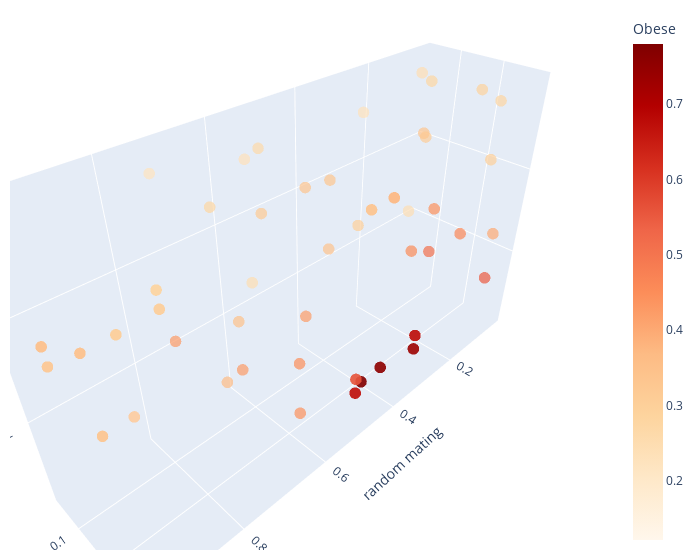

Notebook code for this chart:
### Code cell
fig = px.scatter_3d(df, x='random_mating', y='fertility_factor', z='leakage',
              color='g4', color_continuous_scale = px.colors.sequential.OrRd)

fig.update_traces(marker=dict(size=4, opacity = 0.7),
                  selector=dict(mode='markers'))
fig.update_layout(scene = dict(
                    xaxis_title='random mating',
                    yaxis_title='fertility',
                    zaxis_title='leakage'),
                    width=700,
                    margin=dict(r=20, b=10, l=10, t=10), 
                    coloraxis_colorbar=dict(title="Obese")
                    )
fig.show()
